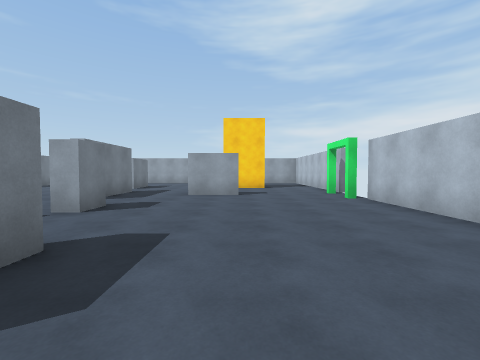
[1] (above)

19 first-person views from a walk through a Unity game level. The camera is 1.4 m above the floor, tilts 2° down and sees 90° across. The floor is counted in squares, 2 m on a side. Each view is taken from the middle of a square. On the plan, view 1 faces up. The plan holds only what a view shows up to about 9 squares ahead; the rest is blank. The player character is not drawn.

[2]
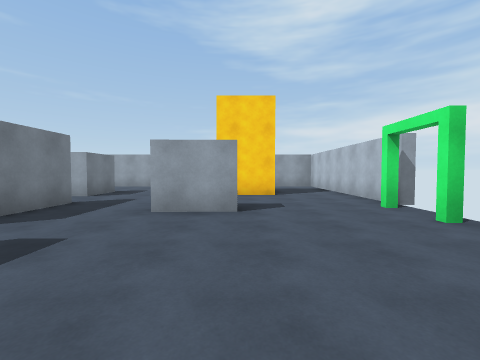

[3]
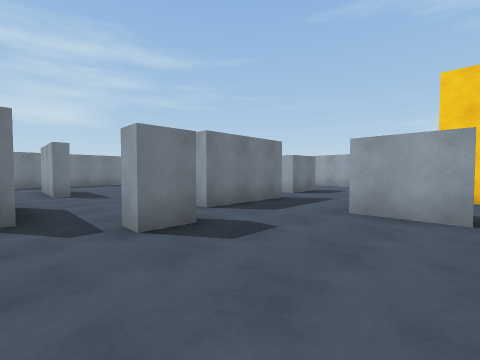

[4]
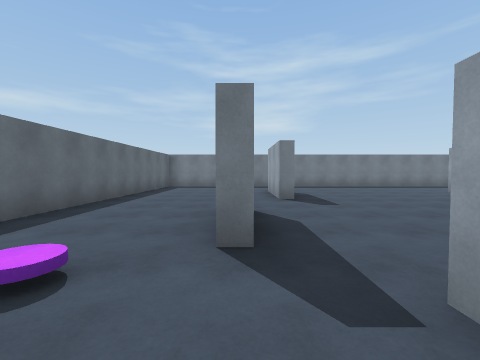

[5]
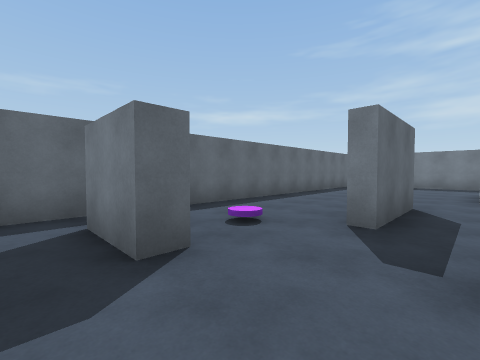

[6]
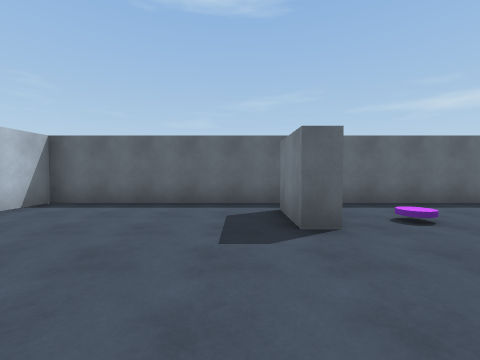

[7]
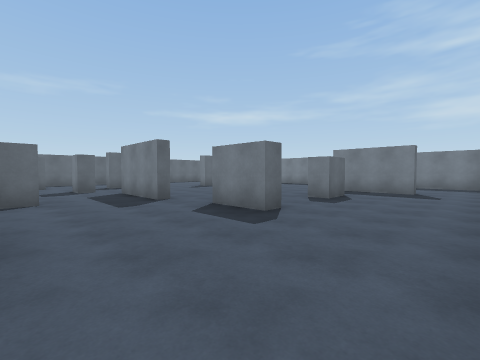

[8]
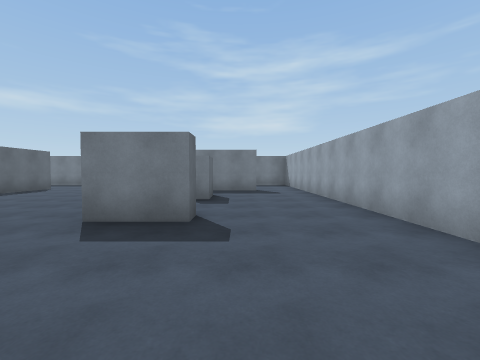

[9]
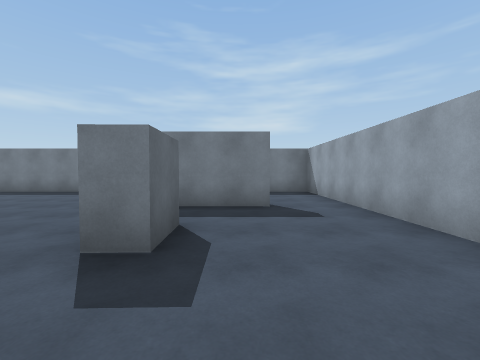

[10]
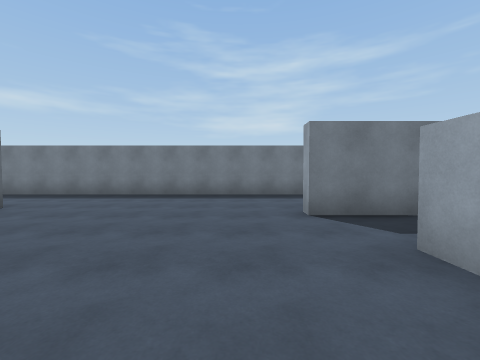

[11]
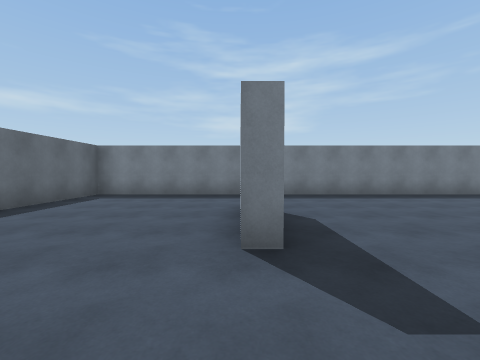

[12]
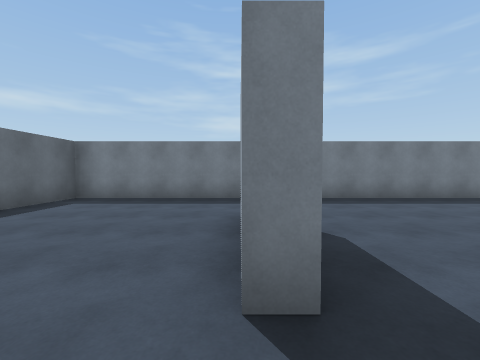

[13]
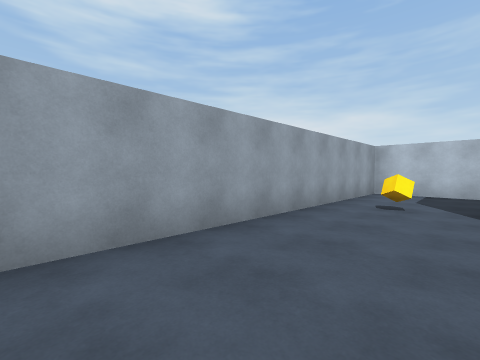

[14]
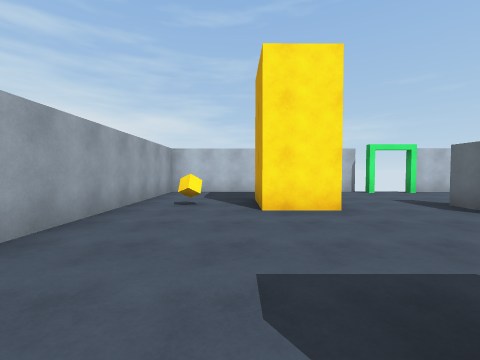

[15]
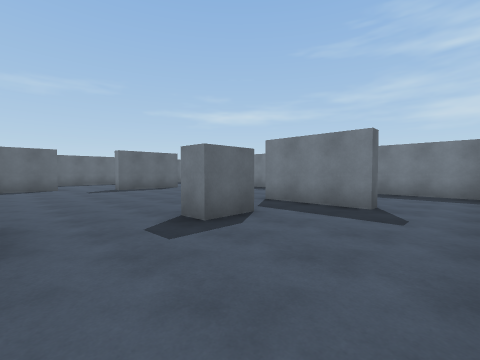

[16]
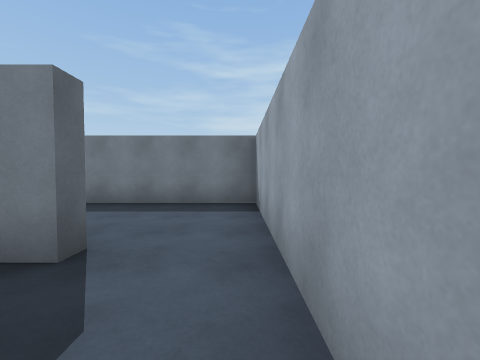

[17]
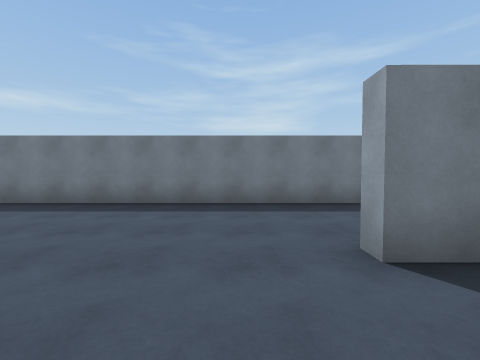

[18]
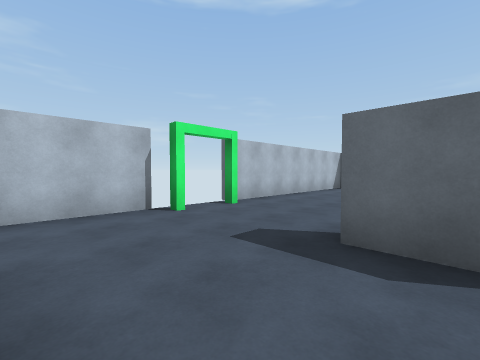

[19]
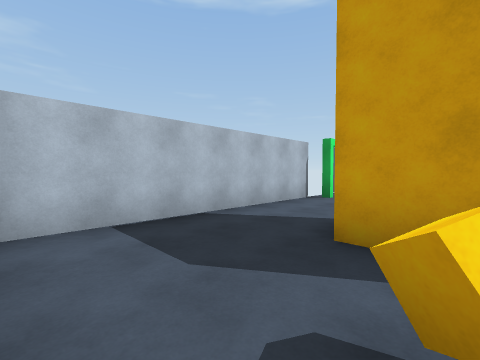

### Floor plan
Points are (right, up) in squares from view 1. A wall is a line through its corners. A room is listed if a view was taken in it or the views show most of it. See-through windows are left out.
Room 1 (views 1, 2, 3, 4, 5, 6, 7, 8, 9, 10, 11, 12, 13, 14, 15, 16, 17, 18, 19)
walls: (-4.1, 8.3) (-3.8, 8.3) (-3.8, 5.8) (-4.2, 5.8); (-1.6, 7.7) (0.1, 7.7); (-8.2, 4.5) (-8.2, 4) (-10.6, 4); (-6.6, 3.1) (-4.3, 3.1) (-4.3, 2.7); (-4.9, 11.3) (-4.3, 11.3) (-4.3, 9.8) (-4.9, 9.8); (0.1, 7.2) (-1.6, 7.2); (-0.7, 10.1) (-0.7, 11.6) (1, 11.6); (-2.4, 2.1) (-1.7, 2.1) (-1.7, 0.5); (-10.7, 4.4) (-8.5, 4.4); (1.1, 10.1) (-0.1, 10.1); (-10.3, 12.6) (-9.8, 12.6) (-9.8, 10.1) (-10.3, 10.1); (3.3, 8.6) (3.3, 14.4) (-13.4, 14.4) (-13.4, -0.3) (3.3, -0.3) (3.3, 5.4)
objects: other object (-8, 11) to (-7, 11); other object (-3, 4) to (-3, 5); other object (0, 13); other object (3, 6); other object (3, 8)

Positions as (right, up) in squares from view 1, and headings:
1: (0, 0), facing up
2: (0, 3), facing up
3: (0, 3), facing up-left
4: (-2, 3), facing left
5: (-1, 4), facing down-left
6: (-1, 5), facing down
7: (-1, 14), facing down-left
8: (-1, 12), facing left
9: (-5, 12), facing left
10: (-6, 9), facing left
11: (-6, 4), facing left
12: (-7, 4), facing left
13: (-5, 12), facing up-right
14: (-5, 12), facing right
15: (-5, 14), facing down-left
16: (-8, 14), facing left
17: (-8, 9), facing left
18: (-1, 10), facing down-right
19: (0, 14), facing down-right
